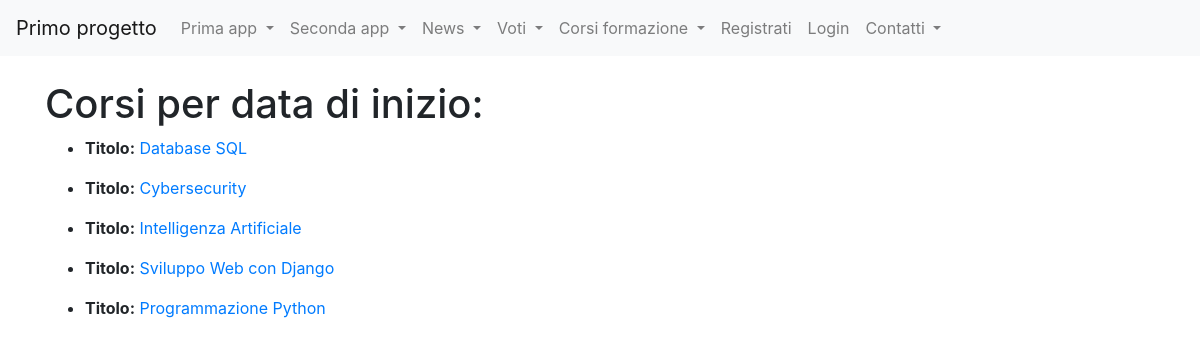
Page /corsi_formazione/view_a on the committed database.
### corsi_formazione/models.py (models this page shows, shortened)
class Corso(models.Model):
    titolo=models.CharField(max_length=20)
    descrizione=models.TextField()
    data_inizio=models.DateField(default=datetime.now(),blank=True)
    data_fine=models.DateField(default=datetime.now(),blank=True)
    posti_disponibili=models.IntegerField(default=0)
    class Meta:
        verbose_name = "Corso"
        verbose_name_plural = "Corsi"

### corsi_formazione/views.py (the view)
# urls.py: path('view_a',view_a, name="view_a"),
def view_a(request):
    elenco_corsi = Corso.objects.order_by('-data_inizio')
    context={"elenco_corsi":elenco_corsi}
    return render(request,"view_a.html",context)

### corsi_formazione/templates/view_a.html (shortened to what this page needs)
{%extends "base.html"%}
{%block content%}
    <h1>Corsi per data di inizio: </h1>
    {% for corso in elenco_corsi %}
        <ul>
            <strong><li>Titolo:</strong>
                <a href="/corsi_formazione/view_b/{{corso.id}}">{{corso.titolo}}</a>
        </ul>
    {% endfor %}
{%endblock content%}

### rows in the picture
Corso: titolo "Database SQL"
Corso: titolo "Cybersecurity"
Corso: titolo "Intelligenza Artificiale"
Corso: titolo "Sviluppo Web con Django"
Corso: titolo "Programmazione Python"
